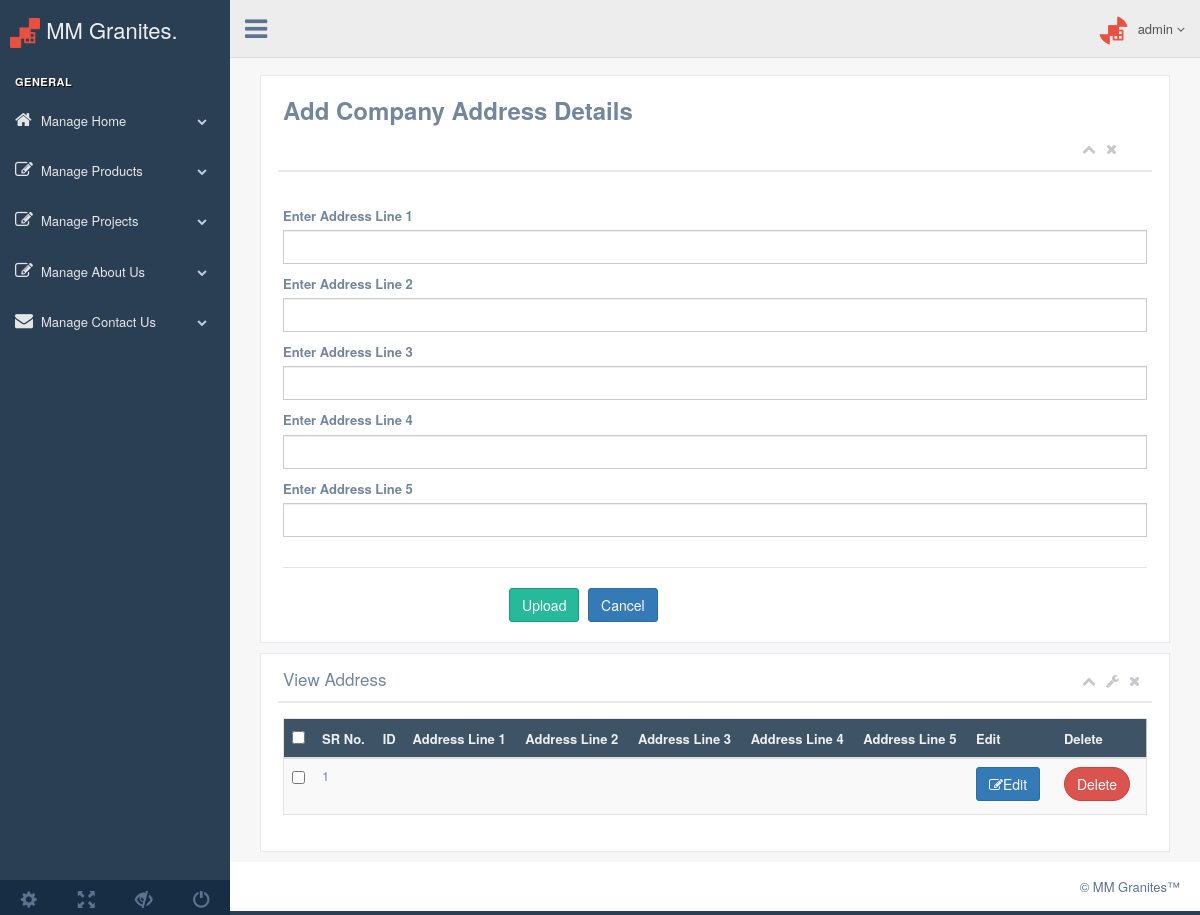
The page /admin/add-address.php on the database as committed earlier.
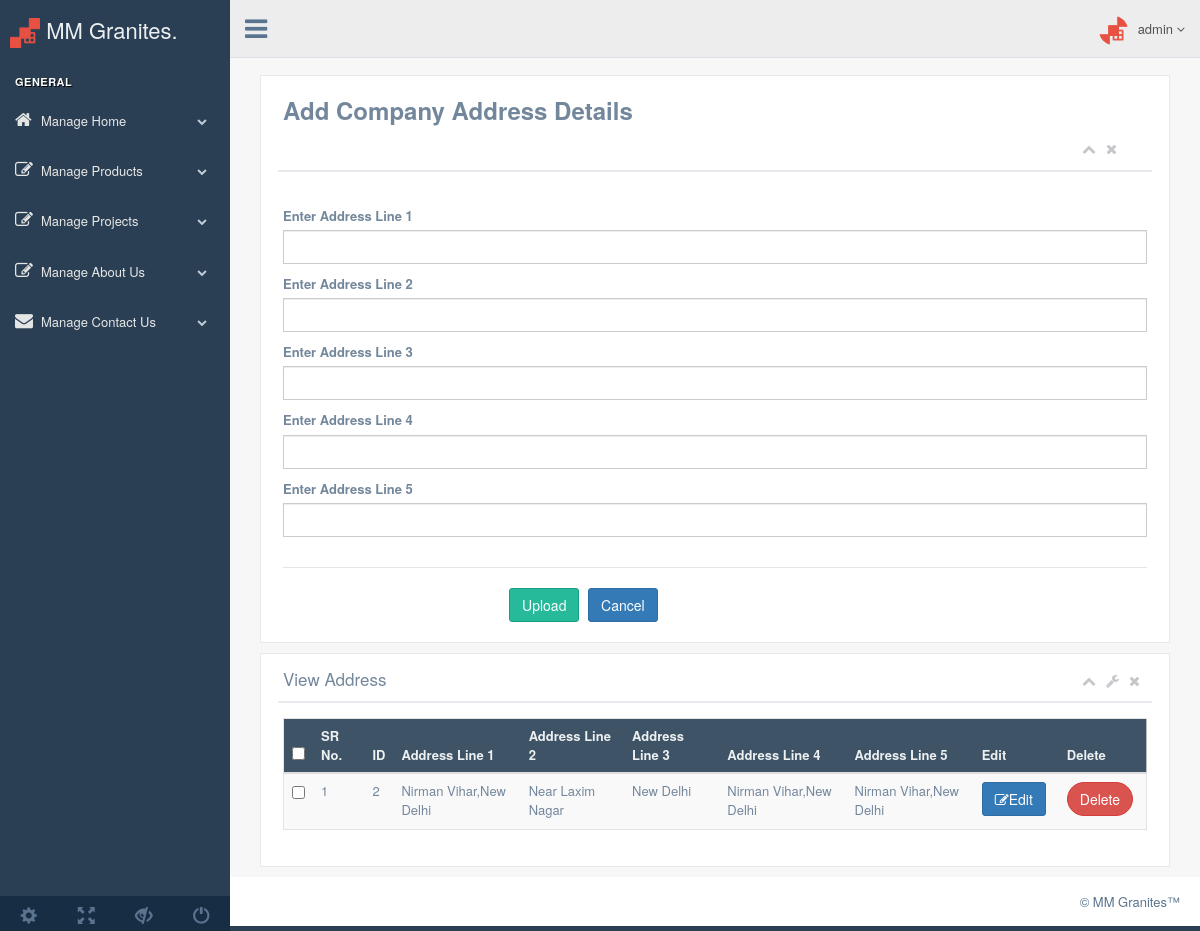
The same page on the database as committed later.
### tables this page shows
CREATE TABLE `company_address` (
  `id` int(11) NOT NULL,
  `add_1` varchar(500) NOT NULL,
  `add_2` varchar(500) NOT NULL,
  `add_3` varchar(500) NOT NULL,
  `add_4` varchar(500) NOT NULL,
  `add_5` varchar(500) NOT NULL
);

### admin/add-address.php (the view, shortened to what the changed rows need)
<?php include 'header.php';?>
  <body class="nav-md">
    <div class="container body">
      <div class="main_container">
        <div class="" role="main">
		 <?php
	include 'config.php';
	extract($_POST);
?>
  <body class="nav-md">
    <div class="container body">
      <div class="main_container">
        <div class="right_col" role="main">
          <div class="">
            <div class="row" style="margin:auto 0px">
             <div class="col-md-12 col-sm-12 col-xs-12">
                <div class="x_panel">
                  <div class="x_title">
                    <h2>View Address</h2>
                  </div>
                  <div class="x_content">
                   <div class="table-responsive">
                      <table class="table table-striped jambo_table bulk_action">
                        <thead>
                          <tr class="headings">
                            <th>
                              <input type="checkbox" id="check-all" class="flat">
                            </th>
                            <th class="column-title">SR No.</th>
                             <th class="column-title">ID</th>
                            <th class="column-title">Address Line 1</th>
                            <th class="column-title">Address Line 2</th>
                            <th class="column-title">Address Line 3</th>
                            <th class="column-title">Address Line 4</th>
                            <th class="column-title">Address Line 5</th>
                            <th class="column-title">Edit</th>
                            <th class="column-title">Delete</th>
                           </tr>
                        </thead>
                        <tbody>
						 <?php
                                    $q1="SELECT * FROM `company_address` ORDER BY `id` desc";
									$d1=mysqli_query($dbcon, $q1);
									$counter=0;
                                    $res3=mysqli_fetch_array($d1)
                                        ?>
                            <tr class="even pointer">
								<td><input type="checkbox" id="check-all" class="flat"></td>
								<td class=" "><?php echo ++$counter;?></td>
								<td class=" "><?php echo $res3['id'];?></td>
								<td class=" "><?php echo $res3['add_1'];?></td>
								<td class=" "><?php echo $res3['add_2'];?></td>
                <td class=" "><?php echo $res3['add_3'];?></td>
                <td class=" "><?php echo $res3['add_4'];?></td>
                <td class=" "><?php echo $res3['add_5'];?></td>
								<td class=" "><a class="btn btn-primary" href="edit-address.php?did=<?php echo $res3['id'];?>&action=edit&page=company_address"><i class="fa fa-edit"></i>Edit</a></td>
								<td class=" "><a onclick="return confirm('Are you sure?')" class="btn btn-round btn-danger" style="color:#fff;" href="?did=<?php echo $res3['id'];?>&action=delete&page=company_address">Delete</td>
						    </tr>
                         </tbody>
                      </table>
                    </div>
				 </div>
                </div>
              </div>
			</div>
          </div>
        </div>
	   </div>
      </div>
    </div>
  </body>
</html>

Rows that differ between the two databases and show on the page:
added company_address: id "2", add_1 "Nirman Vihar,New Delhi", add_2 "Near Laxim Nagar", add_3 "New Delhi", add_4 "Nirman Vihar,New Delhi", add_5 "Nirman Vihar,New Delhi"
